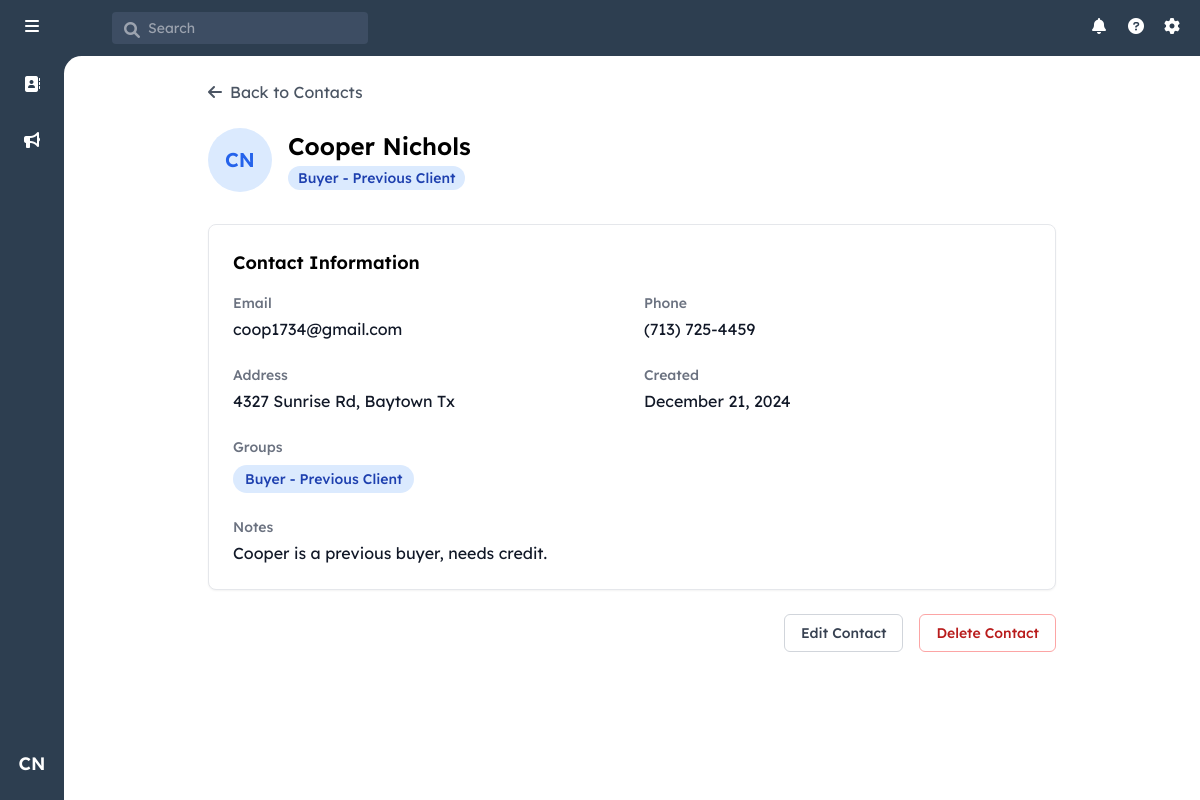
Before: /contact/2 (signed in) with the older database file.
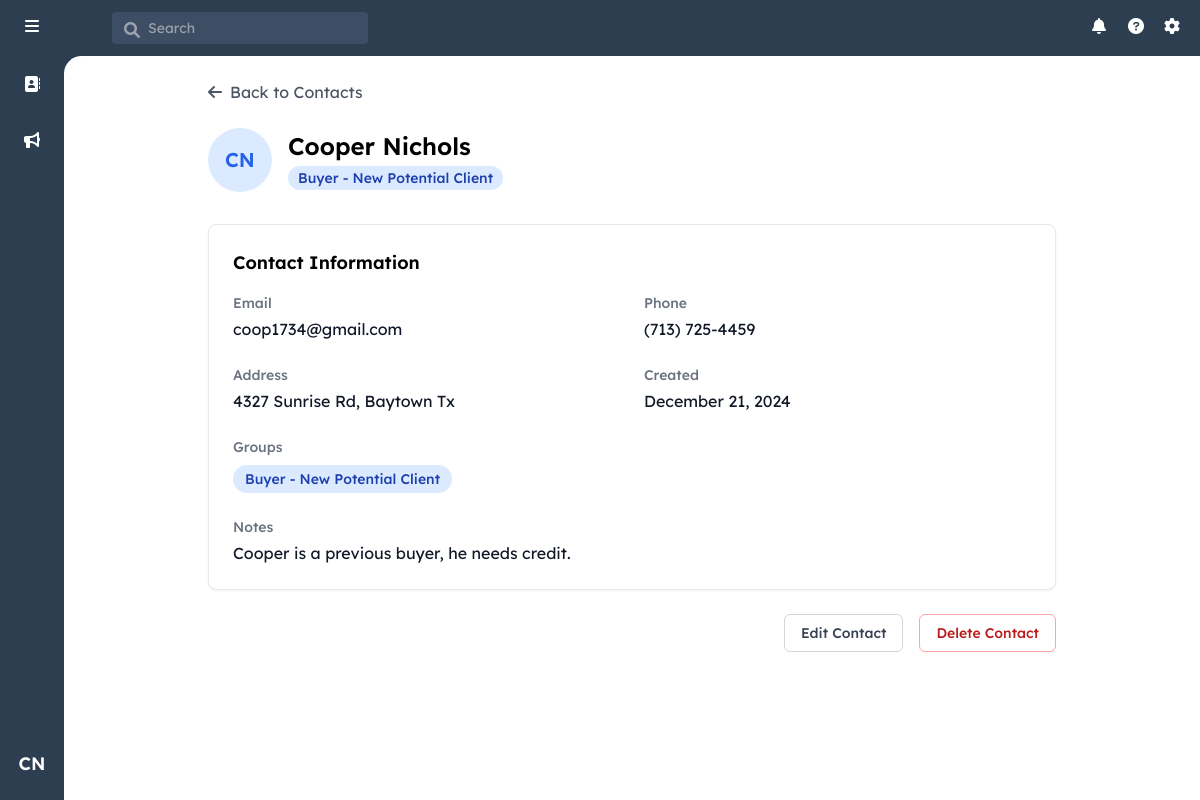
After: the same page with the newer database file.
### models.py (models this page shows)
class ContactGroup(db.Model):
    id = db.Column(db.Integer, primary_key=True)
    name = db.Column(db.String(100), unique=True, nullable=False)
    category = db.Column(db.String(50), nullable=False)
    sort_order = db.Column(db.Integer, nullable=False)
    created_at = db.Column(db.DateTime, nullable=False, default=datetime.utcnow)
    contacts = db.relationship('Contact',
                             secondary=contact_groups,
                             back_populates='groups',
                             lazy='dynamic')

class Contact(db.Model):
    id = db.Column(db.Integer, primary_key=True)
    user_id = db.Column(db.Integer, db.ForeignKey('user.id'), nullable=False)
    first_name = db.Column(db.String(80), nullable=False)
    last_name = db.Column(db.String(80), nullable=False)
    email = db.Column(db.String(120))
    phone = db.Column(db.String(20))
    address = db.Column(db.String(200))
    notes = db.Column(db.Text)
    created_at = db.Column(db.DateTime, nullable=False, default=datetime.utcnow)
    updated_at = db.Column(db.DateTime, nullable=False, default=datetime.utcnow,
                           onupdate=datetime.utcnow)
    groups = db.relationship('ContactGroup',
                           secondary=contact_groups,
                           back_populates='contacts',
                           lazy='joined')

### app.py (the view)
    @app.route('/contact/<int:contact_id>')
    @login_required
    def view_contact(contact_id):
        contact = Contact.query.get_or_404(contact_id)
        if not current_user.role == 'admin' and contact.user_id != current_user.id:
            abort(403)
        all_groups = ContactGroup.query.all()
        return render_template('view_contact.html', contact=contact, all_groups=all_groups)

### templates/view_contact.html (shortened to what this page needs)
{% extends "base.html" %}
{% block content %}
<div class="p-6 max-w-4xl mx-auto">
    <div class="flex items-center mb-6">
        <a href="{{ url_for('index') }}" class="flex items-center text-gray-600 hover:text-gray-800">
            <i class="fas fa-arrow-left mr-2"></i>
            Back to Contacts
        </a>
    </div>
    <div class="flex items-center mb-8">
        <div class="w-16 h-16 rounded-full bg-blue-100 flex items-center justify-center text-xl font-semibold text-blue-600 mr-4">
            {{ contact.first_name[0] }}{{ contact.last_name[0] }}
        </div>
        <div>
            <h1 class="text-2xl font-semibold">{{ contact.first_name }} {{ contact.last_name }}</h1>
            <div class="flex flex-wrap gap-2 mt-1">
                {% for group in contact.groups %}
                    <span class="inline-flex items-center px-2.5 py-0.5 rounded-full text-sm font-medium bg-blue-100 text-blue-800">
                        {{ group.name }}
                    </span>
                {% endfor %}
            </div>
        </div>
    </div>
    <div class="bg-white rounded-lg border shadow-sm">
        <div class="p-6">
            <h2 class="text-lg font-semibold mb-4">Contact Information</h2>
            <div id="viewContactInfo">
                <div class="grid grid-cols-1 md:grid-cols-2 gap-6">
                    <div>
                        <h3 class="text-sm font-medium text-gray-500 mb-1">Email</h3>
                        <p class="text-gray-900">{{ contact.email }}</p>
                    </div>
                    <div>
                        <h3 class="text-sm font-medium text-gray-500 mb-1">Phone</h3>
                        <p class="text-gray-900">{{ contact.phone }}</p>
                    </div>
                    <div>
                        <h3 class="text-sm font-medium text-gray-500 mb-1">Address</h3>
                        <p class="text-gray-900">{{ contact.address }}</p>
                    </div>
                    <div>
                        <h3 class="text-sm font-medium text-gray-500 mb-1">Created</h3>
                        <p class="text-gray-900">{{ contact.created_at.strftime('%B %d, %Y') }}</p>
                    </div>
                    <div class="md:col-span-2">
                        <h3 class="text-sm font-medium text-gray-500 mb-2">Groups</h3>
                        <div class="flex flex-wrap gap-2">
                            {% for group in contact.groups %}
                                <span class="inline-flex items-center px-3 py-1 rounded-full text-sm font-medium bg-blue-100 text-blue-800">
                                    {{ group.name }}
                                </span>
                            {% else %}
                                <span class="text-gray-500">No groups assigned</span>
                            {% endfor %}
                        </div>
                    </div>
                    <div class="md:col-span-2">
                        <h3 class="text-sm font-medium text-gray-500 mb-1">Notes</h3>
                        <p class="text-gray-900 whitespace-pre-line">{{ contact.notes }}</p>
                    </div>
                </div>
            </div>
        </div>
    </div>
    <div class="mt-6 flex justify-end space-x-4">
        <button id="editButton" onclick="toggleEditMode()"
                class="px-4 py-2 border border-gray-300 rounded-md text-sm font-medium text-gray-700 hover:bg-gray-50">
            Edit Contact
        </button>
        <button onclick="deleteContact()"
                class="px-4 py-2 border border-red-300 rounded-md text-sm font-medium text-red-700 hover:bg-red-50">
            Delete Contact
        </button>
    </div>
</div>
{% endblock %}

Changed rows visible on the page:
no longer on this page (row unchanged): ContactGroup: name "Buyer - Previous Client"
changed Contact "Cooper": notes "Cooper is a previous buyer, needs credit." → "Cooper is a previous buyer, he needs credit."
now on this page (row unchanged): ContactGroup: name "Buyer - New Potential Client"
